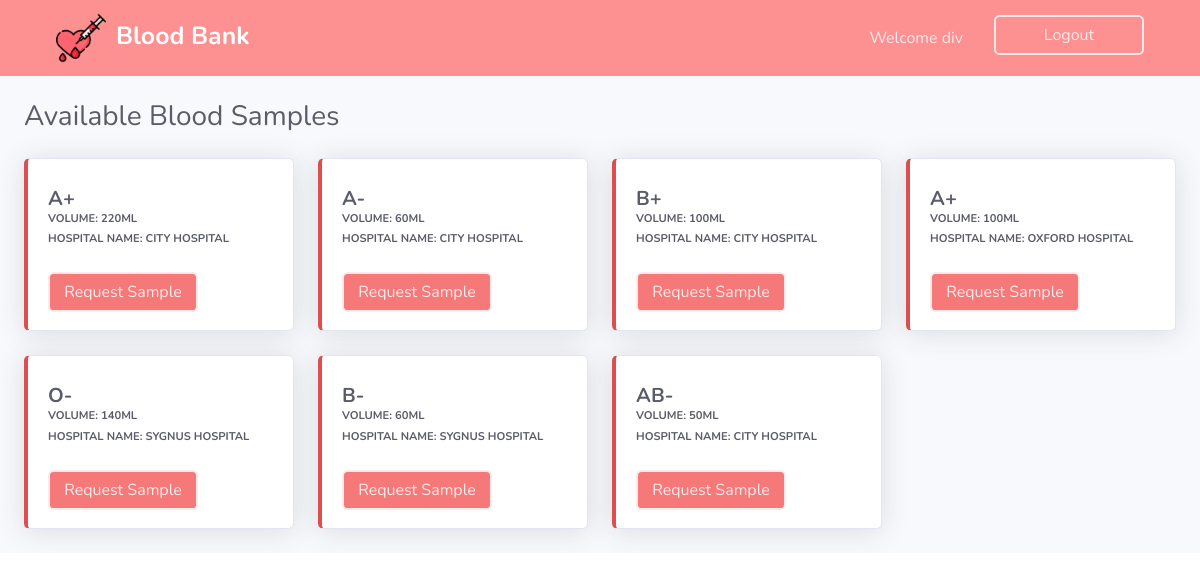
Screenshot of /index.php (signed in) with the database file from the repository.
### tables this page shows
CREATE TABLE `available_blood` (
  `blood_id` int(11) NOT NULL,
  `blood_group` varchar(3) NOT NULL,
  `h_id` int(11) NOT NULL,
  `h_name` varchar(200) NOT NULL,
  `volume` int(11) NOT NULL
);

### index.php (the view, shortened to what this page needs)
<?php
include('db_connect.php');
include('includes/header.php');
?>
    <div id="content-wrapper" class="d-flex flex-column">
      <div id="content">
        <nav class="navbar navbar-expand-md navbar-dark bg-primary">
          <div class="navbar-header">
            <a class="navbar-brand abs" href="#"><b><img src="img/blood.png" style="height:50px; padding-right:10px;"></img>Blood Bank</b></a>
          </div>
            <div class="navbar-collapse collapse" id="collapsingNavbar" style="float: right">
                <ul class="navbar-nav ml-auto" style="float: right">
                 <li class="nav-item" style="color: #fde9e9;  padding:11px;">Welcome
                  <?php
                      if (isset($_SESSION['receiver'])) {
                        echo $_SESSION['receiver'];
                        echo '</li>';
                        echo '<li class="nav-item">';
                        echo '<a href="r_logout.php"><button type = "button" class = "btn btn-default navbar-btn" style="margin-left:20px; width:150px; border: 2px solid #fde9e9;background-color:transparent;margin-right: 40px;">Logout</button></a></li>';
                      }
                  ?>
                </ul>
            </div>
        </nav>
        <br>
        <div class="container-fluid">
          <div class="d-sm-flex align-items-center justify-content-between mb-4">
            <h1 class="h3 mb-0 text-gray-800">Available Blood Samples</h1>
          </div>
          <?php
              $query2="select * from available_blood";
              $result = mysqli_query($connection,$query2);
              if (mysqli_num_rows($result)>0)
              {
                  echo '<div class="row">';
                  while($row2 = mysqli_fetch_assoc($result))
                  {
                      $volume=$row2['volume'];
                      $blood_group=$row2['blood_group'];
                      $blood_id=$row2['blood_id'];
                      $h_id=$row2['h_id'];
                      $h_name=$row2['h_name'];
                      echo '<div class="col-xl-3 col-md-6 mb-4">
                      <div class="card border-left-primary shadow h-100 py-2">
                        <div class="card-body">
                          <div class="row no-gutters align-items-center">
                            <div class="col mr-2">
                            <div class="h5 mb-0 font-weight-bold text-gray-800"> ';
                                  echo $blood_group;
                              echo '</div>';
                              echo '<div class="text-xs font-weight-bold text-primary text-uppercase mb-1">Volume:  ';
                              echo $volume. 'ml';
                              echo '</div>
                              <div class="text-xs font-weight-bold text-primary text-uppercase mb-1">Hospital Name:  ';
                              echo $h_name;
                              echo '</div>';
                            echo '</div>
                          </div>
                        </div>';
                        echo '<form action="code_request_blood.php" method="POST">';
                          echo '<input type="hidden" name="hospital_id" value="'.$h_id.'">
                          <input type="hidden" name="hname" value="'.$h_name.'">
                          <input type="hidden" name="blood_group" value="'.$blood_group.'">
                          <input type="hidden" name="blood_id" value="'.$blood_id.'">
                          <button type = "submit" class = "btn btn-default navbar-btn" style="width:150px; margin-left:20px; margin-bottom:10px;border: 2px solid #fde9e9;background-color:#f57979;">Request Sample</button>
                          </form>
                      </div>
                    </div>';
                  }
              }
              else
              $_SESSION['status']="Error fetching value";
            ?>
         </div>
        </div>
      </div>
  </div>
</body>
</html>

### rows the page displays
available_blood: blood_group "A+", volume "220", h_name "CITY HOSPITAL"
available_blood: blood_group "A-", volume "60", h_name "CITY HOSPITAL"
available_blood: blood_group "B+", volume "100", h_name "CITY HOSPITAL"
available_blood: blood_group "A+", volume "100", h_name "OXFORD HOSPITAL"
available_blood: blood_group "O-", volume "140", h_name "SYGNUS HOSPITAL"
available_blood: blood_group "B-", volume "60", h_name "SYGNUS HOSPITAL"
available_blood: blood_group "AB-", volume "50", h_name "CITY HOSPITAL"

### other values shown
$_SESSION['receiver'] "div"
